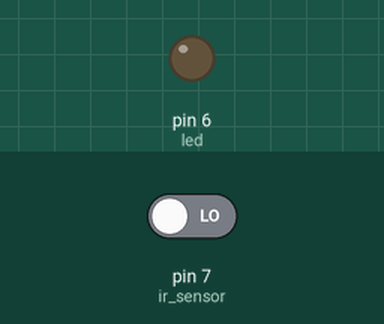
Bench run of a sketch on a simulated Arduino Uno, built with avr-gcc and run on an emulated ATmega328P. On the bench: output pins drawn as LEDs (lit = HIGH). The test bench sets the inputs (shaded band); at power-on: pin 7 (ir_sensor) LOW.

Above: at 1.2 s.
1.3 s: pin 7 (ir_sensor) driven HIGH
At 1.8 s:
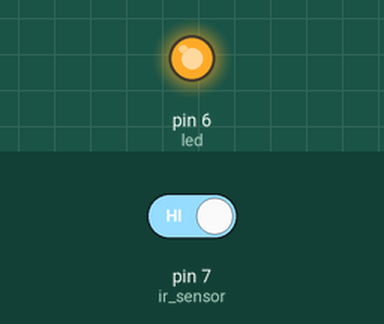
2.8 s: pin 7 (ir_sensor) driven LOW
At 4.1 s:
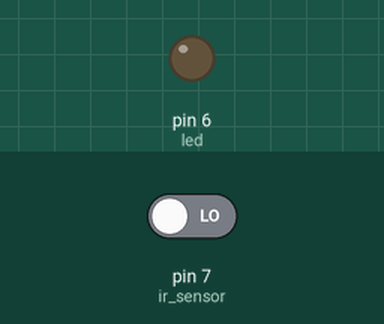
Timing chart, 0 to 5.8 s (numbered marks = the images above; inputs shaded):
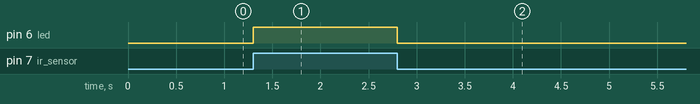

The sketch:

ir_sensor.ino
```cpp
int ir_sensor = 7;
int led = 6;

void setup() {
  // put your setup code here, to run once:
pinMode(ir_sensor , INPUT);
pinMode(led,OUTPUT);

}

void loop() {
  // put your main code here, to run repeatedly:
int data = digitalRead(ir_sensor);
if(data == 1){
  digitalWrite(led, HIGH);
}
else{
  digitalWrite(led,LOW);
}
Serial.println(data);

}
```

Measured:
- after the input at 1.3 s, pin 6 (led): LOW → HIGH at once
- after the input at 2.8 s, pin 6 (led): HIGH → LOW at once
